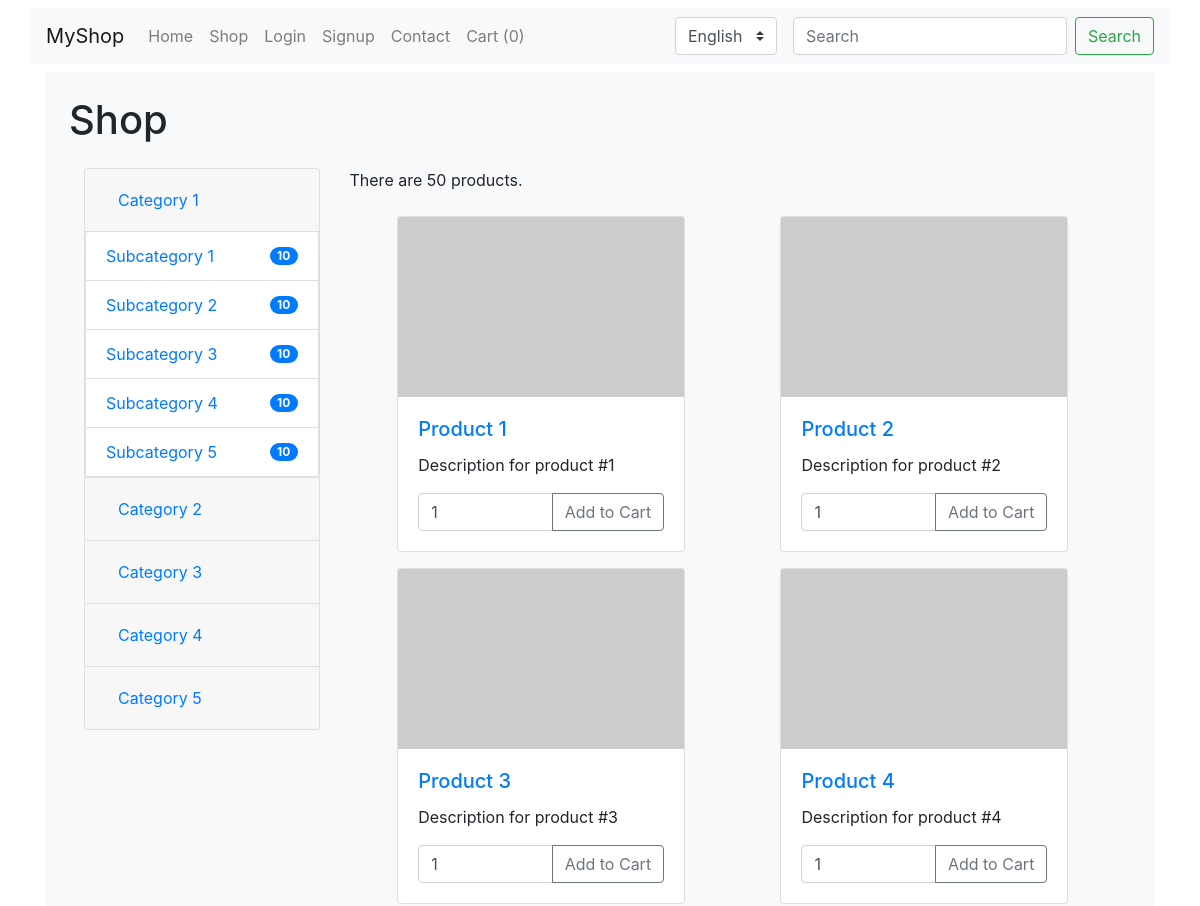
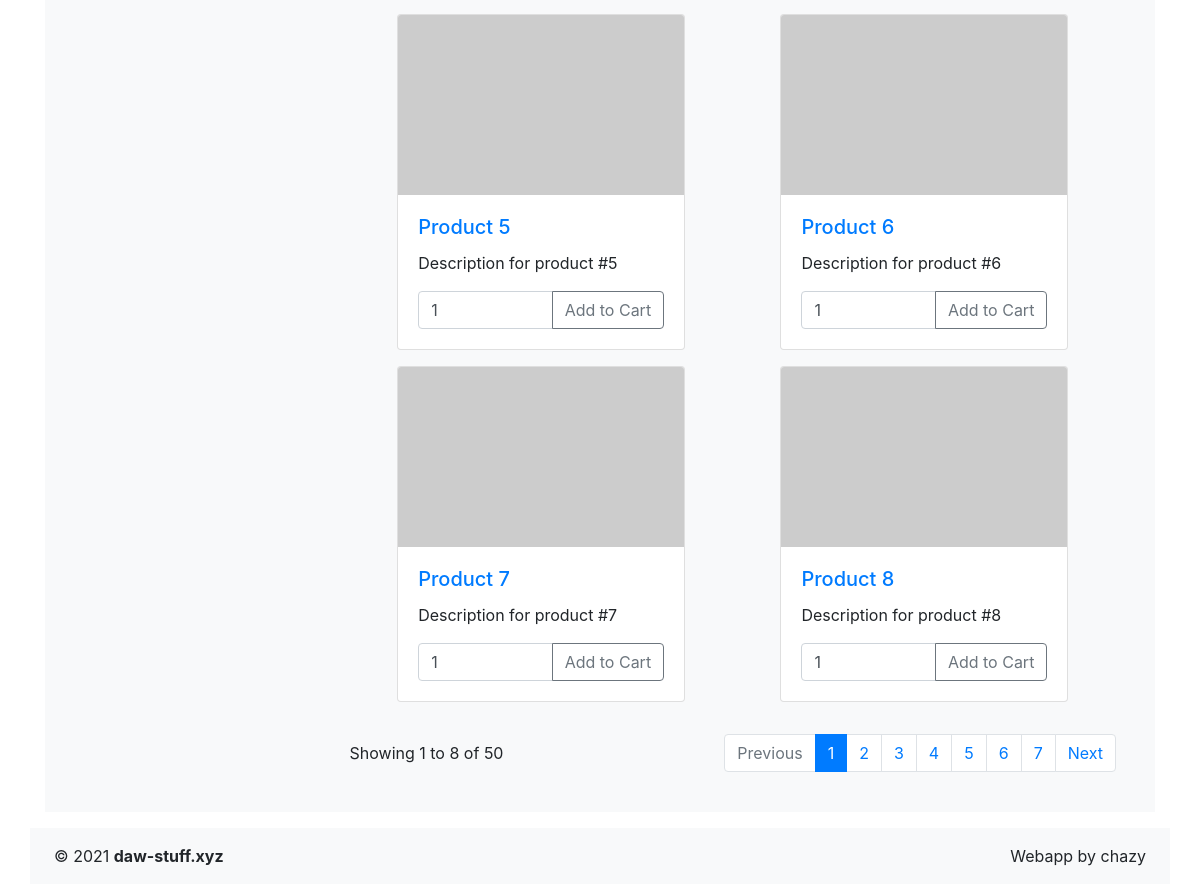
The app's page /shop/index with its own data (2 pictures, top to bottom).
### tables this page shows
CREATE TABLE `category` (
    `id` int(11) NOT NULL AUTO_INCREMENT,
    `name` varchar(50) NOT NULL DEFAULT '',
    `image` varchar(100) NOT NULL DEFAULT 'name.png',
    `description` text,
    `category_id` int(11),
    `status` tinyint(1) NOT NULL DEFAULT 1,
    PRIMARY KEY (`id`),
    KEY `idx-category-category_id` (`category_id`),
    CONSTRAINT `fk-category-category_id` FOREIGN KEY (`category_id`) REFERENCES `category` (`id`) ON DELETE NO ACTION
);

CREATE TABLE `product` (
    `id` int(11) NOT NULL AUTO_INCREMENT,
    `name` varchar(100) NOT NULL DEFAULT '',
    `description` text NOT NULL DEFAULT '',
    `image` varchar(100) NOT NULL DEFAULT 'name.png',
    `price` decimal(8,2) NOT NULL DEFAULT 0.00,
    `discount` decimal(4,3) NOT NULL DEFAULT 0.000,
    `category_id` int(11),
    `subcategory_id` int(11),
    `status` tinyint(1) NOT NULL DEFAULT 1,
    PRIMARY KEY (`id`),
    KEY `idx-product-category_id` (`category_id`),
    KEY `idx-product-subcategory_id` (`subcategory_id`),
    CONSTRAINT `fk-product-category_id` FOREIGN KEY (`category_id`) REFERENCES `category` (`id`) ON DELETE NO ACTION,
    CONSTRAINT `fk-product-subcategory_id` FOREIGN KEY (`subcategory_id`) REFERENCES `category` (`id`) ON DELETE NO ACTION
);

### controllers/Controller.php (called while the page is built, shortened)
<?php
class Controller
{
    private string $controller;
    public function __construct(string $name)
    {
        $this->controller = $name;
    }
    public function render(string $view, array $params = []): string
    {
        extract($params);
        include(dirname(__DIR__) . "/views/$this->controller/$view.php");
        include dirname(__DIR__) . '/views/layouts/main.php';
        $main = ob_get_contents();
        return $main;
    }
}

### controllers/ShopController.php (called while the page is built, shortened)
<?php
final class ShopController extends Controller
{
    public function actionIndex(?int $cat, ?int $sub = 0): string
    {
        $cats = Category::getAll();
        $page = $_GET['page'] ?? 1;
        $cat = $cat ?? $cats[0]['id'];
        if ($sub > 0 && $cat > 0)
            $pagination = Product::findBySubcategory($cat, $sub, $page);
        else
            $pagination = Product::findByCategory($cat, $page);
        return $this->render('index', [
            'cats' => $cats,
            'pagination' => $pagination !== [] ? $pagination : [ 'total' => 0, 'page' => $page, 'products' => [] ],
            'cat_id' => $cat,
            'sub_id' => $sub
        ]);
    }
}

### www/index.php (called while the page is built, shortened)
<?php
$config['path'] = dirname(__DIR__);
require "$config[path]/framework/App.php";
$config += require "$config[path]/config/config.php";
(new framework\App($config))->run();

### models/Category.php (called while the page is built, shortened)
<?php
class Category extends ActiveRecord
{
    public static function tableName(): string
    {
        return 'category';
    }
    public static function getAll(int $id = null): array
    {
        return self::findAll([
            'category_id' => $id,
            'status' => Category::STATUS_ACTIVE
        ]);
    }
}

### framework/ActiveRecord.php (called while the page is built, shortened)
<?php
abstract class ActiveRecord
{
    protected static function count(array $cond = [], string $cols = '*'): int
    {
        $pdo = MyPDO::getPDO();
        $query = "SELECT COUNT($cols) FROM `" . static::tableName() . '`';
        $params = [];
        if ($cond !== [])
        {
            if (isset($cond['build']) && is_array($cond['build']))
            {
                $query .= $cond['build'][0];
                $params = $cond['build'][1];
            }
            else
            {
                $stuff = self::where($cond);
                $query .= $stuff[0];
                $params = $stuff[1];
            }
        }
        $stmt = $pdo->prepare($query);
        $stmt->execute($params);
        return $stmt->fetchColumn();
    }
    protected static function findAll(array $cond = [], int $page = 0): array
    {
        $pdo = MyPDO::getPDO();
        $query = 'SELECT * FROM `' . static::tableName() . '`';
        if ($cond !== [])
        {
            $stuff = self::where($cond);
            $query .= $stuff[0];
            $params = $stuff[1];
        }
        if ($page > 0)
        {
            $limit = App::$config['pagination']['limit'];
            $offset = ($page - 1) * $limit;
            $query .= " LIMIT $limit OFFSET $offset";
        }
        $stmt = $pdo->prepare($query);
        $stmt->execute($params ?? []);
        return $page > 0 ? [
            'total' => self::count(isset($stuff[0]) ? ([ 'build' => [ $stuff[0], $stuff[1] ] ]) : []),
            'page' => $page,
            'products' => $stmt->fetchAll()
        ] : $stmt->fetchAll();
    }
    private static function where(array $cond): array
    {
        $where = ' WHERE ';
        $params = [];
        foreach ($cond as $key => $value)
        {
            $operator = '';
            if (is_array($value))
            {
                $operator = $operator ?: 'IN(';
                $where .= "`$key` $operator";
                for ($i = 0; $i < count($value); $i++)
                {
                    $where .= '?,';
                    $params[] = $value[$i];
                }
                $where = substr($where, 0, -1) . ')';
            }
            else
            {
                $space_ship = $value === null ? '<=>' : ($operator ?: '=');
                $where .= "`$key` $space_ship ?";
                $params[] = $value;
            }
            $where .= ' AND ';
        }
        return [ substr($where, 0, -5), $params ];
    }
}

### models/Product.php (called while the page is built, shortened)
<?php
class Product extends ActiveRecord
{
    public static function tableName(): string
    {
        return 'product';
    }
    public static function findByCategory(int $cat_id, int $page = 0): array
    {
        return parent::findAll([
            'category_id' => $cat_id
        ], $page);
    }
}

### views/shop/index.php (the view, shortened to what this page needs)
<?php
$this->title = 'Shop';
$total = $pagination['total'];
$limit = App::$config['pagination']['limit'];
$pages = ceil($total / $limit);
$page = $pagination['page'];
$offset = ($page - 1) * $limit;
$products = $pagination['products'];
$prev = $page - 1;
$next = $page + 1;
?>
    <section class="bg-light p-4 d-flex flex-wrap">
        <h1 class="w-100 mb-4"><?= $this->title ?></h1>
        <aside class="col-xl-3">
            <div class="accordion" id="accordionExample">
<?php foreach ($cats as $cat): ?>
                <div class="card">
                    <div class="card-header" id="heading<?= $cat['id'] ?>">
                        <h2 class="mb-0">
                            <a class="btn btn-link btn-block text-left" href="/shop/index/<?= $cat['id'] ?>" data-toggle="collapse"
                                                                                           data-target="#collapse<?= $cat['id'] ?>"
                                                                                           aria-expanded="<?= $cat_id === $cat['id'] ? 'true' : 'false' ?>"
                                                                                           aria-controls="collapse<?= $cat['id'] ?>">
                                <span><?= $cat['name'] ?></span>
                            </a>
                        </h2>
                    </div>
                    <div id="collapse<?= $cat['id'] ?>" class="list-group collapse<?= $cat_id === $cat['id'] ? ' show' : '' ?>" aria-labelledby="heading<?= $cat['id'] ?>" data-parent="#accordionExample">
<?php foreach (Category::getAll($cat['id']) as $subcat): ?>
                        <a class="list-group-item d-flex justify-content-between align-items-center<?= $subcat['id'] === $sub_id ? ' active' : '' ?>" href="/shop/index/<?= $cat['id'] ?>/<?= $subcat['id'] ?>">
                            <span><?= $subcat['name'] ?></span>
                            <span class="badge badge-primary badge-pill justify-end">10</span>
                        </a>
<?php endforeach; ?>
                    </div>
                </div>
<?php endforeach; ?>
            </div>
        </aside>
        <article class="d-flex flex-wrap justify-content-around col-xl-9">
            <p class="w-100">There are <?= $total ?> products.</p>
<?php foreach ($products as $product): $img = $product['image']; ?>
            <div class="card my-2 mx-2" style="width: 18rem;">
                <a href="/product/index/<?= $product['id'] ?>">
                    <img class="card-img-top" src="<?= str_starts_with($img, 'https') ? $img : "/img/products/$img" ?>" alt="Product #<?= $product['id'] ?>">
                </a>
                <div class="card-body">
                    <a href="/product/index/<?= $product['id'] ?>"><h5 class="card-title"><?= $product['name'] ?></h5></a>
                    <p class="card-text"><?= $product['description'] ?></p>
                    <form class="input-group" action="/shoppingCart/add/<?= $product['id'] ?>" method="POST">
                        <input type="number" class="form-control" name="quantity" min="1" max="999" value="1" aria-label="Recipient's username" aria-describedby="basic-addon2">
                        <div class="input-group-append">
                            <button class="btn btn-outline-secondary" type="submit">Add to Cart</button>
                        </div>
                    </form>
                </div>
            </div>
<?php endforeach; ?>
            <nav aria-label="Page navigation products" class="d-flex w-100 justify-content-between align-items-center mt-4">
                <p>Showing <?= $offset + 1 ?> to <?= min(($offset + $limit), $total) ?> of <?= $total ?></p>
                <ul class="pagination">
                    <li class="page-item<?= $page < 2 ? ' disabled' : '' ?>">
                        <a class="page-link" href="<?= $page < 2 ? '3' : "?page=$prev" ?>">Previous</a>
                    </li>
<?php for($i = 1; $i <= $pages; $i++ ): ?>
                    <li class="page-item<?= $page === $i ? ' active' : '' ?>">
                        <a class="page-link" href="?page=<?= $i; ?>"> <?= $i; ?> </a>
                    </li>
<?php endfor; ?>
                    <li class="page-item<?= $page >= $pages ? ' disabled' : '' ?>">
                        <a class="page-link" href="<?= $page >= $pages ? '#' : "?page=$next" ?>">Next</a>
                    </li>
                </ul>
            </nav>
        </article>
    </section>

### records on screen
category: name "Category 1"
category: name "Subcategory 1"
category: name "Subcategory 2"
category: name "Subcategory 3"
category: name "Subcategory 4"
category: name "Subcategory 5"
category: name "Category 2"
category: name "Category 3"
category: name "Category 4"
category: name "Category 5"
product: name "Product 1", description "Description for product #1"
product: name "Product 2", description "Description for product #2"
product: name "Product 3", description "Description for product #3"
product: name "Product 4", description "Description for product #4"
product: name "Product 5", description "Description for product #5"
product: name "Product 6", description "Description for product #6"
product: name "Product 7", description "Description for product #7"
product: name "Product 8", description "Description for product #8"

### other values on screen
$this->title "Shop"
$total "50"
$offset + 1 "1"
min(($offset + $limit), $total) "8"
form field value "English"
